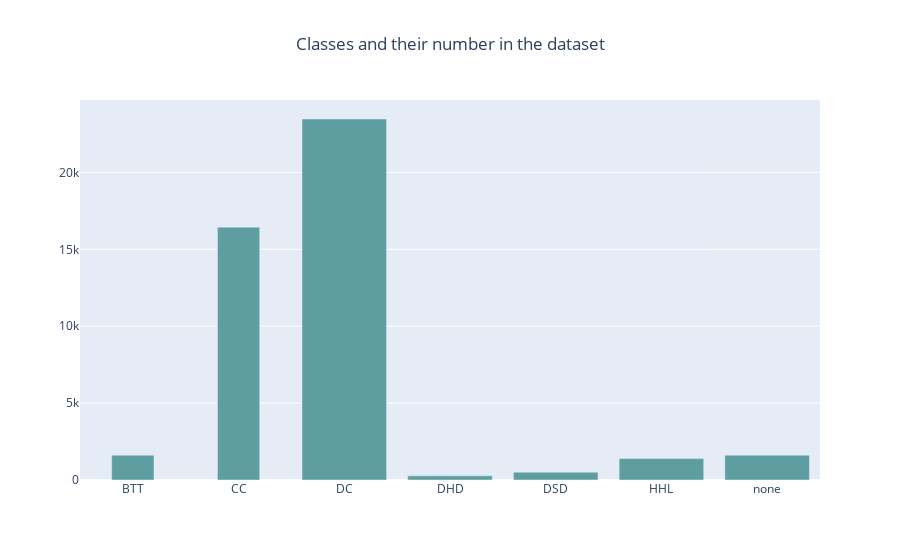

The notebook cell this image was saved under:
### Code cell
groups = data_Clean.groupby(by=Label).count()[A]
fig = go.Figure()
fig.add_trace(go.Bar(
    x=groups.index,
    y=groups,
    marker_color='cadetblue',
    width=[0.4, 0.4]))
fig.update_layout(title='Classes and their number in the dataset', title_x=0.5)

### Figure 1 — Plotly figure (JSON) as saved in the notebook; plotly's stock layout.template omitted (floating-point values rounded to 4 significant figures)
{"data": [{"marker": {"color": "cadetblue"}, "type": "bar", "width": [0.4, 0.4], "x": ["BTT", "CC", "DC", "DHD", "DSD", "HHL", "none"], "y": [1615, 16441, 23472, 269, 509, 1390, 1617]}], "layout": {"title": {"text": "Classes and their number in the dataset", "x": 0.5}}}
